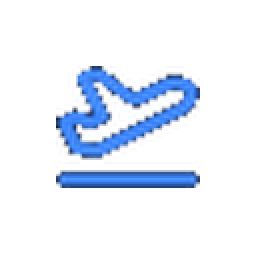
#> input picture favicon.png, 128 x 128 px (shown 2 times larger)
$ python enhance_favicon.py
#> lines starting #> are read from the running program, lines starting #| are printed output that depends on the picture
from PIL import Image, ImageDraw
import math

def process_favicon():
    img = Image.open('favicon.png').convert('RGBA')
#> img is the input picture: PIL image 128x128 RGBA; mean R, G, B, A 154.1, 161.3, 173, 176.3
    width, height = img.size
#> width = 128; height = 128

    # 1. Identify background color
    bg_color = (15, 23, 42)

    # 2. Find bounding box of the airplane (everything not bg_color and not the bottom gray bar)
    # The gray bar is at the bottom, so we ignore y > 75 (assuming bottom is just gray bar)
    min_x = width
#> min_x = 128
    min_y = height
#> min_y = 128
    max_x = 0
    max_y = 0

    pixels = img.load()

    for y in range(height - 15): # Ignore bottom 15 pixels just in case
        for x in range(width):
            r, g, b, a = pixels[x, y]
            # If it's significantly different from background (i.e. it's the blue line)
            dist = math.sqrt((r-bg_color[0])**2 + (g-bg_color[1])**2 + (b-bg_color[2])**2)
            if dist > 30: # It's part of the icon
                if x < min_x: min_x = x
                if x > max_x: max_x = x
                if y < min_y: min_y = y
                if y > max_y: max_y = y
#> after the loop, max_x = 127; max_y = 112; min_x = 0; min_y = 0

    # Crop the icon
    icon_w = max_x - min_x + 1
#> icon_w = 128
    icon_h = max_y - min_y + 1
#> icon_h = 113
    icon = Image.new('RGBA', (icon_w, icon_h), (0,0,0,0))
#> icon: PIL image 128x113 RGBA; every value is 0
    icon_pixels = icon.load()

    for y in range(min_y, max_y + 1):
        for x in range(min_x, max_x + 1):
            r, g, b, a = pixels[x, y]
            dist = math.sqrt((r-bg_color[0])**2 + (g-bg_color[1])**2 + (b-bg_color[2])**2)
            if dist > 30:
                # Keep the original blue color, but make it fully opaque
                icon_pixels[x - min_x, y - min_y] = (r, g, b, 255)

    # 3. Create a beautiful new 128x128 favicon
    size = 128
    new_favicon = Image.new('RGBA', (size, size), (0, 0, 0, 0))
#> new_favicon: PIL image 128x128 RGBA; every value is 0
    draw = ImageDraw.Draw(new_favicon)

    # Draw a solid white circle background for maximum visibility
    draw.ellipse((4, 4, size-4, size-4), fill=(255, 255, 255, 255))

    # Resize the extracted icon to fit nicely in the circle
    target_icon_size = 72
    scale = min(target_icon_size / icon_w, target_icon_size / icon_h)
#> scale = 0.562
    new_icon_w = int(icon_w * scale)
#> new_icon_w = 72
    new_icon_h = int(icon_h * scale)
#> new_icon_h = 63

    icon_resized = icon.resize((new_icon_w, new_icon_h), Image.Resampling.LANCZOS)
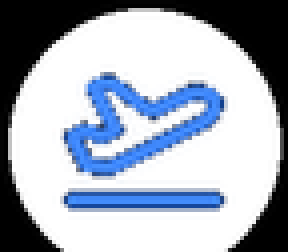
#> icon_resized: PIL image 72x63 RGBA (shown 4 times larger); mean R, G, B, A 163.7, 171.9, 185.2, 255; transparent parts drawn white

    # Paste the icon into the center
    paste_x = (size - new_icon_w) // 2
#> paste_x = 28
    paste_y = (size - new_icon_h) // 2
#> paste_y = 32
    new_favicon.paste(icon_resized, (paste_x, paste_y), icon_resized)
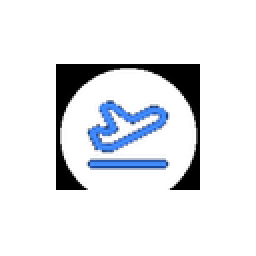
#> new_favicon: PIL image 128x128 RGBA (shown 2 times larger); mean R, G, B, A 153.7, 155.9, 159.6, 178.9; transparent parts drawn white

    new_favicon.save('favicon.png')
    print("Favicon updated successfully!")

process_favicon()
